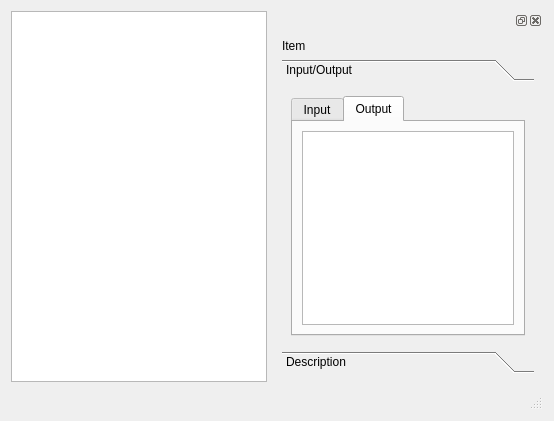
<?xml version="1.0" encoding="UTF-8"?>
<ui version="4.0">
 <class>workflowBuilder</class>
 <widget class="QDialog" name="workflowBuilder">
  <property name="windowTitle">
   <string>Workflow Builder 0.01</string>
  </property>
  <layout class="QVBoxLayout" name="verticalLayout">
   <item>
    <layout class="QHBoxLayout" name="horizontalLayout">
     <item>
      <widget class="GraphicsView" name="graphicsView"/>
     </item>
     <item>
      <widget class="QDockWidget" name="dockWidget">
       <property name="maximumSize">
        <size>
         <width>270</width>
         <height>524287</height>
        </size>
       </property>
       <widget class="QWidget" name="dockWidgetContents">
        <layout class="QVBoxLayout" name="verticalLayout_4">
         <item>
          <widget class="QLabel" name="item">
           <property name="text">
            <string>Item</string>
           </property>
          </widget>
         </item>
         <item>
          <widget class="QToolBox" name="toolBox">
           <property name="currentIndex">
            <number>0</number>
           </property>
           <widget class="QWidget" name="ioput">
            <property name="geometry">
             <rect>
              <x>0</x>
              <y>0</y>
              <width>252</width>
              <height>356</height>
             </rect>
            </property>
            <attribute name="label">
             <string>Input/Output</string>
            </attribute>
            <layout class="QVBoxLayout" name="verticalLayout_2">
             <item>
              <widget class="QTabWidget" name="tabWidget">
               <property name="currentIndex">
                <number>1</number>
               </property>
               <widget class="QWidget" name="tab">
                <attribute name="title">
                 <string>Input</string>
                </attribute>
                <layout class="QVBoxLayout" name="verticalLayout_5">
                 <item>
                  <widget class="QTreeView" name="treeViewIn">
                   <property name="headerHidden">
                    <bool>true</bool>
                   </property>
                  </widget>
                 </item>
                </layout>
               </widget>
               <widget class="QWidget" name="tab_2">
                <attribute name="title">
                 <string>Output</string>
                </attribute>
                <layout class="QVBoxLayout" name="verticalLayout_6">
                 <item>
                  <widget class="QTreeView" name="treeViewOut">
                   <property name="headerHidden">
                    <bool>true</bool>
                   </property>
                  </widget>
                 </item>
                </layout>
               </widget>
              </widget>
             </item>
            </layout>
           </widget>
           <widget class="QWidget" name="description">
            <property name="geometry">
             <rect>
              <x>0</x>
              <y>0</y>
              <width>252</width>
              <height>356</height>
             </rect>
            </property>
            <attribute name="label">
             <string>Description</string>
            </attribute>
            <layout class="QVBoxLayout" name="verticalLayout_3">
             <item>
              <widget class="QTextBrowser" name="textEditDesc"/>
             </item>
            </layout>
           </widget>
          </widget>
         </item>
        </layout>
       </widget>
      </widget>
     </item>
    </layout>
   </item>
   <item>
    <widget class="QStatusBar" name="statusBar"/>
   </item>
  </layout>
 </widget>
 <customwidgets>
  <customwidget>
   <class>GraphicsView</class>
   <extends>QGraphicsView</extends>
   <header>gui</header>
  </customwidget>
 </customwidgets>
 <resources/>
 <connections/>
</ui>
